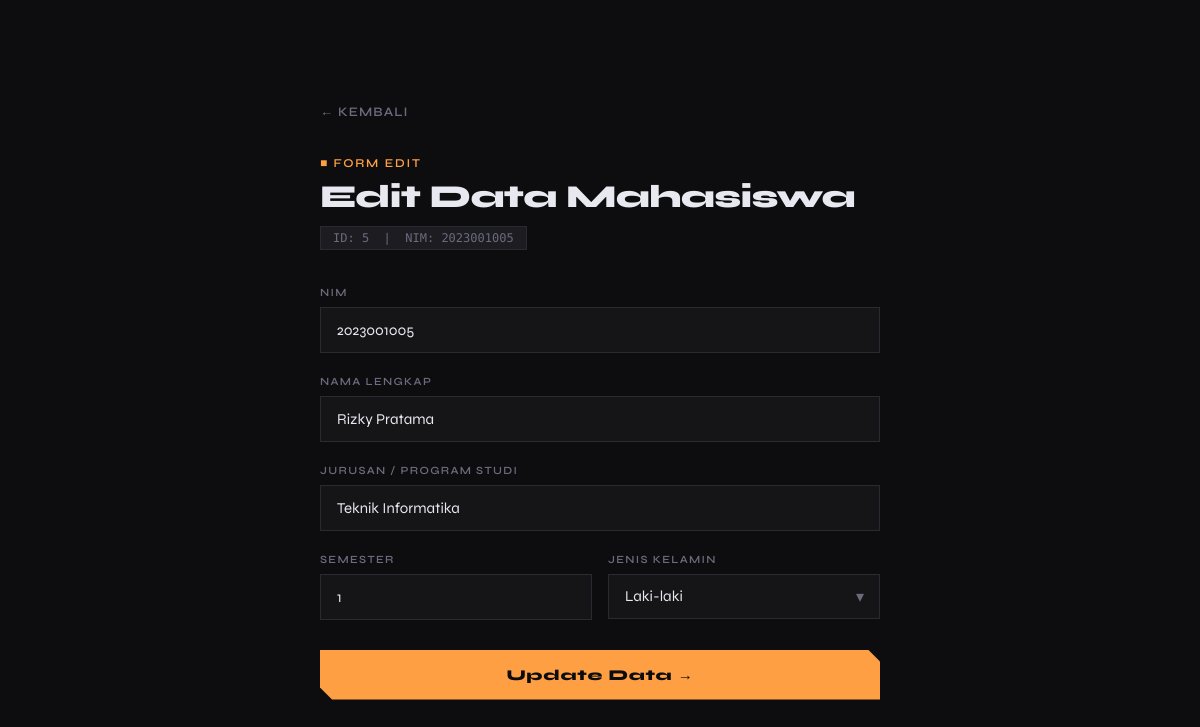
/edit.php?id=5, run on the app's committed database.
### tables this page shows
CREATE TABLE IF NOT EXISTS mahasiswa (
    id            INT(11)      NOT NULL AUTO_INCREMENT,
    nim           VARCHAR(20)  NOT NULL UNIQUE,
    nama          VARCHAR(100) NOT NULL,
    jurusan       VARCHAR(100) NOT NULL,
    semester      TINYINT(2)   NOT NULL DEFAULT 1,
    jenis_kelamin ENUM('Laki-laki','Perempuan') NOT NULL,
    created_at    TIMESTAMP    DEFAULT CURRENT_TIMESTAMP,
    PRIMARY KEY (id)
);

### edit.php (the view, shortened to what this page needs)
<?php
require_once 'koneksi.php';
$id = isset($_GET['id']) ? (int) $_GET['id'] : 0;
$stmt = mysqli_prepare($conn, "SELECT * FROM mahasiswa WHERE id = ?");
mysqli_stmt_bind_param($stmt, "i", $id);
mysqli_stmt_execute($stmt);
$result = mysqli_stmt_get_result($stmt);
$data = mysqli_fetch_assoc($result);
?>
<!DOCTYPE html>
<html lang="id">
<head>
</head>
<body>
<div class="card">
    <a href="index.php" class="back-link">← Kembali</a>
    <div class="form-header">
        <span>&#9632; Form Edit</span>
        <h2>Edit Data Mahasiswa</h2>
        <div class="id-badge">ID: <?= $id ?> &nbsp;|&nbsp; NIM: <?= htmlspecialchars($data['nim']) ?></div>
    </div>
    <form method="POST" action="edit.php?id=<?= $id ?>">
        <div class="form-group">
            <label for="nim">NIM</label>
            <input type="text" id="nim" name="nim" maxlength="20"
                   value="<?= htmlspecialchars($data['nim']) ?>">
        </div>
        <div class="form-group">
            <label for="nama">Nama Lengkap</label>
            <input type="text" id="nama" name="nama" maxlength="100"
                   value="<?= htmlspecialchars($data['nama']) ?>">
        </div>
        <div class="form-group">
            <label for="jurusan">Jurusan / Program Studi</label>
            <input type="text" id="jurusan" name="jurusan" maxlength="100"
                   value="<?= htmlspecialchars($data['jurusan']) ?>">
        </div>
        <div class="form-row">
            <div class="form-group">
                <label for="semester">Semester</label>
                <input type="number" id="semester" name="semester" min="1" max="14"
                       value="<?= htmlspecialchars($data['semester']) ?>">
            </div>
            <div class="form-group">
                <label for="jenis_kelamin">Jenis Kelamin</label>
                <div class="select-wrap">
                    <select id="jenis_kelamin" name="jenis_kelamin">
                        <option value="Laki-laki" <?= $data['jenis_kelamin'] === 'Laki-laki' ? 'selected' : '' ?>>Laki-laki</option>
                    </select>
                </div>
            </div>
        </div>
        <button type="submit" class="btn-submit">Update Data →</button>
    </form>
</div>
</body>
</html>

### edit.php (style rules this page uses)
:root { --bg: #0d0d0f; --surface: #151518; --surface2: #1c1c21; --border: #2a2a32; --accent: #c8f135; --accent2: #6c63ff; --text: #e8e8f0; --muted: #6b6b7e; --danger: #ff4d6d; --success: #22c55e; }
* { box-sizing: border-box; margin: 0; padding: 0; }
body { background: var(--bg); color: var(--text); font-family: 'Syne', sans-serif; min-height: 100vh; display: flex; align-items: center; justify-content: center; padding: 48px 24px; }
.card { width: 100%; max-width: 560px; }
.back-link { display: inline-flex; align-items: center; gap: 6px; color: var(--muted); text-decoration: none; font-size: 13px; letter-spacing: 0.08em; text-transform: uppercase; font-weight: 600; margin-bottom: 32px; transition: color 0.15s; }
.form-header { margin-bottom: 36px; }
.form-header span { font-size: 12px; letter-spacing: 0.15em; color: #ff9f43; text-transform: uppercase; font-weight: 600; }
.form-header h2 { font-size: 32px; font-weight: 800; letter-spacing: -0.02em; margin-top: 6px; }
.id-badge { display: inline-block; margin-top: 10px; background: var(--surface2); border: 1px solid var(--border); padding: 4px 12px; font-family: 'DM Mono', monospace; font-size: 12px; color: var(--muted); }
.form-group { margin-bottom: 22px; }
label { display: block; font-size: 11px; letter-spacing: 0.12em; text-transform: uppercase; color: var(--muted); font-weight: 600; margin-bottom: 8px; }
input, select { width: 100%; background: var(--surface); border: 1px solid var(--border); color: var(--text); font-family: 'Syne', sans-serif; font-size: 15px; padding: 13px 16px; outline: none; transition: border-color 0.15s; appearance: none; -webkit-appearance: none; }
input::placeholder { color: var(--muted); }
.select-wrap { position: relative; }
.select-wrap::after { content: '▾'; position: absolute; right: 16px; top: 50%; transform: translateY(-50%); color: var(--muted); pointer-events: none; }
.form-row { display: grid; grid-template-columns: 1fr 1fr; gap: 16px; }
.btn-submit { width: 100%; background: #ff9f43; color: #0d0d0f; border: none; font-family: 'Syne', sans-serif; font-size: 15px; font-weight: 800; letter-spacing: 0.05em; padding: 16px; cursor: pointer; transition: all 0.2s; margin-top: 8px; clip-path: polygon(0 0, calc(100% - 12px) 0, 100% 12px, 100% 100%, 12px 100%, 0 calc(100% - 12px)); }

### data on the page
mahasiswa: nim "2023001005", nama "Rizky Pratama", jurusan "Teknik Informatika", semester "1", jenis_kelamin "Laki-laki"

### other printed values
$id "5"
